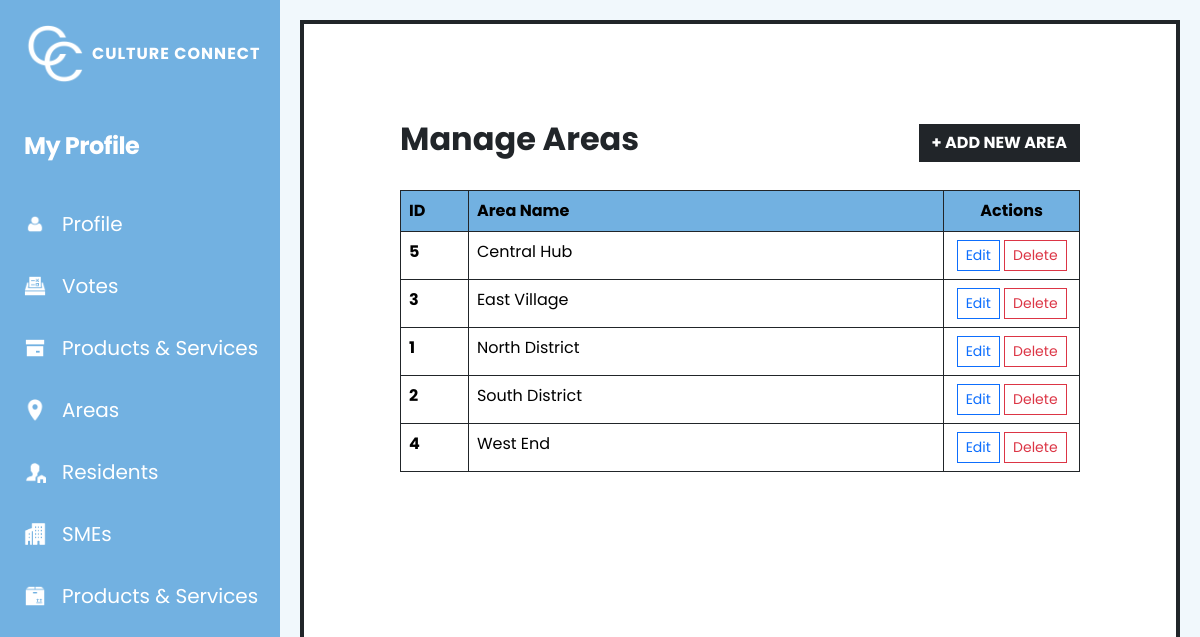
/management/manage_areas.php (signed in), run on the app's committed database.
### tables this page shows
CREATE TABLE `area` (
  `AreaID` int(11) NOT NULL,
  `Name` varchar(100) NOT NULL
);

### management/manage_areas.php (the view, shortened to what this page needs)
<?php
include '../includes/sidebar.php';
require_once '../config/connection.php';
?>
<div id="page-content-wrapper" class="flex-grow-1 p-5">
    <div class="container-fluid p-5">
        <div class="d-flex justify-content-between align-items-center mb-4">
            <h2 class="fw-bold">Manage Areas</h2>
            <button class="btn btn-dark rounded-0 fw-bold" data-bs-toggle="modal" data-bs-target="#areaModal" onclick="prepareAdd()">+ ADD NEW AREA</button>
        </div>
        <div class="table-responsive">
            <table class="table table-bordered border-dark">
                <thead>
                    <tr class="text-white">
                        <th style="background-color: #72b1e1 !important; width: 10%;">ID</th>
                        <th style="background-color: #72b1e1 !important;">Area Name</th>
                        <th style="background-color: #72b1e1 !important; width: 20%;" class="text-center">Actions</th>
                    </tr>
                </thead>
                <tbody>
                    <?php
                    $sql = "SELECT AreaID, Name FROM Area ORDER BY Name ASC";
                    $result = $conn->query($sql);
                    if ($result && $result->num_rows > 0):
                        while($row = $result->fetch_assoc()):
                    ?>
                    <tr>
                        <td class="fw-bold"><?php echo $row['AreaID']; ?></td>
                        <td><?php echo htmlspecialchars($row['Name']); ?></td>
                        <td class="text-center">
                            <button class="btn btn-sm btn-outline-primary rounded-0"
                                    onclick="prepareEdit(<?php echo $row['AreaID']; ?>, '<?php echo addslashes($row['Name']); ?>')"
                                    data-bs-toggle="modal" data-bs-target="#areaModal">Edit</button>
                            <button class="btn btn-sm btn-outline-danger rounded-0"
                                    onclick="confirmDeepDelete(<?php echo $row['AreaID']; ?>, '<?php echo htmlspecialchars($row['Name']); ?>')">
                                Delete
                            </button>
                        </td>
                    </tr>
                    <?php endwhile; else: ?>
                    <tr><td colspan="3" class="text-center">No areas found.</td></tr>
                    <?php endif; ?>
                </tbody>
            </table>
        </div>
    </div>
</div>
</body>
</html>

### assets/css/style.css (style rules this page uses)
body::before { content: ""; position: fixed; top: 0; left: 0; width: 100vw; height: 100vh; background-image: url('../img/Background.jpg'); background-size: cover; background-position: center; background-repeat: no-repeat; opacity: 0.35; z-index: -100; pointer-events: none; }
body { background-color: #f1f8fc !important; }
:root { --cc-blue: #72b1e1; --cc-bg-light: #f1f8fc; --cc-black: #000000; --cc-transition: 0.5s ease; --nav-height: 48px; }
body { font-family: 'Poppins', sans-serif; margin: 0; padding: 0; }
.btn, .navbar, .form-control, .nav-link, .project-container, .card, .image-box, .navbar-nav.ms-auto, .form-select, .form-check-input { border-radius: 0 !important; }
#page-content-wrapper { width: 100%; overflow-x: hidden; background-color: #f8f9fa; }
#page-content-wrapper { flex-grow: 1; background-color: #ffffff; border: 4px solid #212529 !important; margin: 20px; border-radius: 0px; }

### data on the page
area: AreaID "5", Name "Central Hub"
area: AreaID "3", Name "East Village"
area: AreaID "1", Name "North District"
area: AreaID "2", Name "South District"
area: AreaID "4", Name "West End"
